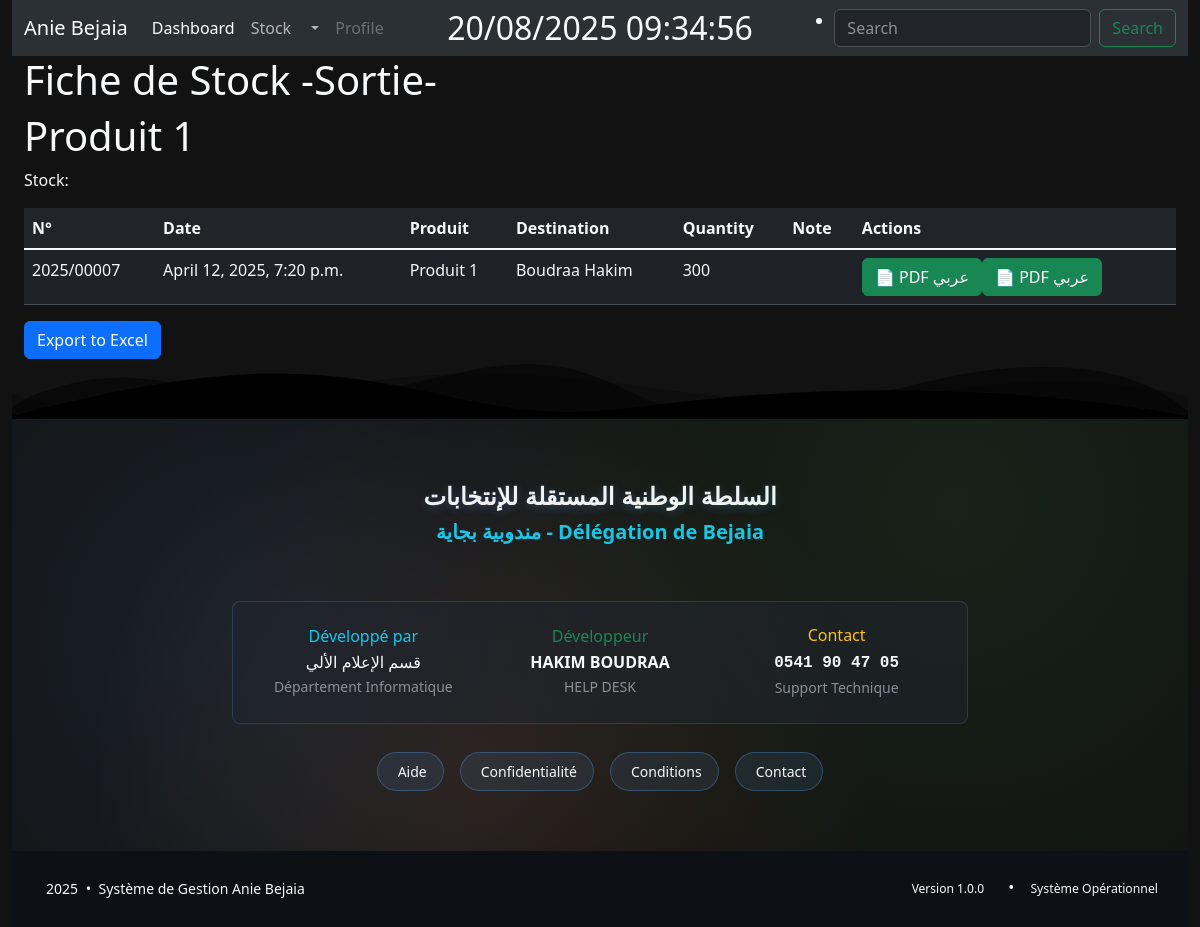
The page /fiche-stock-sort/1 on the database as committed earlier.
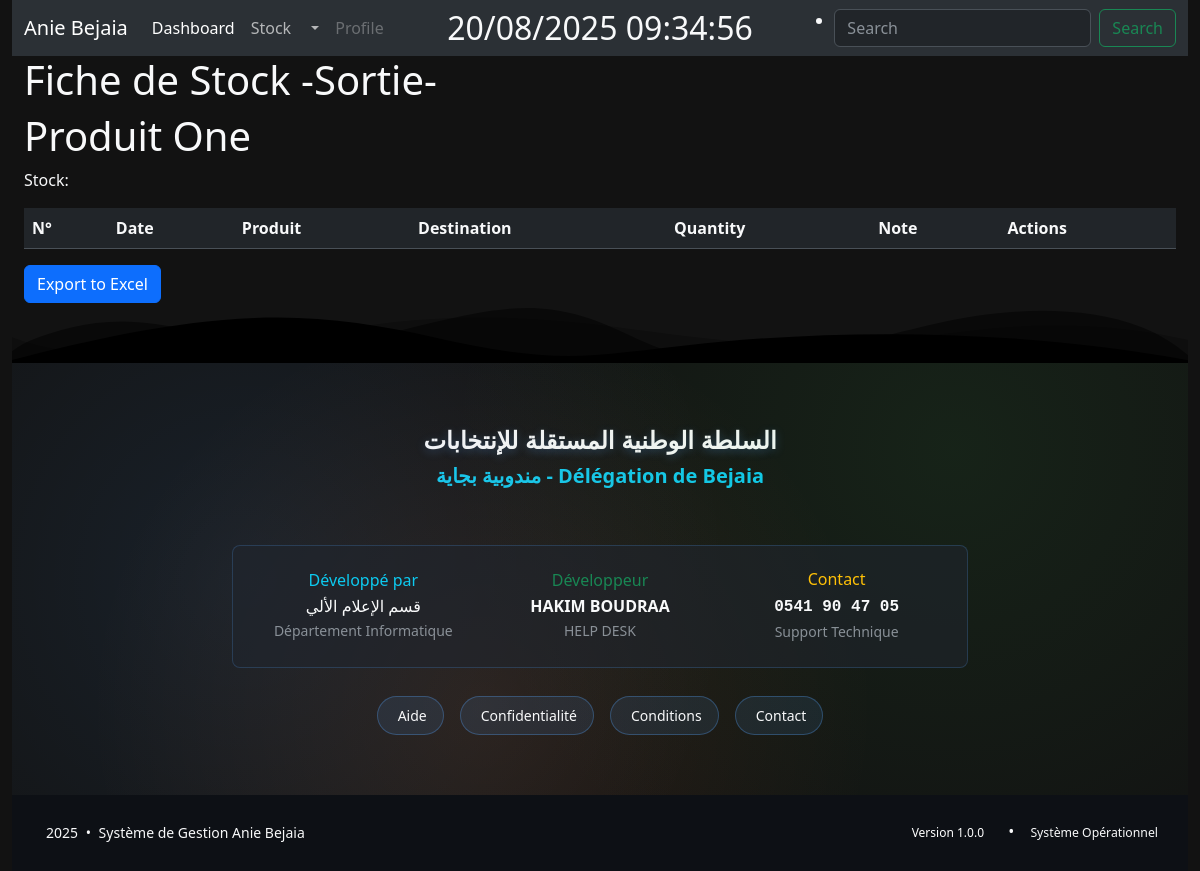
The same page on the database as committed later.
### StockApp/models.py (models this page shows, shortened)
class Product(models.Model):
    user = models.ForeignKey(
        User, related_name="products", on_delete=models.DO_NOTHING
    )
    name = models.CharField(max_length=100)
    description = tinymce_models.HTMLField(blank=True, null=True)
    category = models.ForeignKey("Category", on_delete=models.CASCADE)
    quantity = models.IntegerField(default=1)
    price = models.DecimalField(max_digits=10, decimal_places=2, default=1)
    expiration_date = models.DateField(null=True, blank=True)

class FicheStockSortie(models.Model):
    user = models.ForeignKey(User, on_delete=models.DO_NOTHING, null=True, blank=True)
    name_fiche = models.ForeignKey(Product, on_delete=models.CASCADE)  # 🔹 إضافة علاقة بالمنتج
    date = models.DateTimeField(auto_now_add=True)
    number = models.CharField(max_length=20)
    destination = models.CharField(max_length=30)
    quantity = models.IntegerField(default=1)
    observation = tinymce_models.HTMLField(blank=True, null=True)

### StockApp/views.py (the view)
# urls.py: path('fiche-stock-sort/<int:pk>', views.fiche_stock_sortie, name='fiche_stock_sort'),
def fiche_stock_sortie(request, pk):
    item = get_object_or_404(Product, pk=pk)
    list_fiche = FicheStockSortie.objects.filter(name_fiche=item).order_by('id')  # 🔹 تصفية السجلات للمنتج المحدد
    paginator = Paginator(list_fiche, 10)
    page_number = request.GET.get("page")
    page_obj = paginator.get_page(page_number)
    return render(request, 'ficheStockSort.html', {
        'item': item,
        "page_obj": page_obj
    })

### StockApp/templates/ficheStockSort.html
{% extends 'base.html' %}
{% block content %}
<h1>Fiche de Stock -Sortie-</h1>
<h1>{{ item.name }}</h1>
<p>Stock: {{ item.description | safe }} </p>
<table class="table table-striped text-light">
  <thead>
    <tr>
      <th scope="col">N°</th>
      <th scope="col">Date</th>
      <th scope="col">Produit</th>
      <th scope="col">Destination</th>
      <th scope="col" class="text-danger">Quantity</th>
      <th scope="col">Note</th>
      <th scope="col">Actions</th>
    </tr>
  </thead>
  {% for fiche_sortie in page_obj %}
    {% if fiche_sortie.name_fiche == item %}
        <tbody class="table-group-divider">
          <tr>
              <td>{{ fiche_sortie.number }}</td>
              <td>{{ fiche_sortie.date }}</td>
              <td>{{ fiche_sortie.name_fiche.name | safe }}</td>
              <td>{{ fiche_sortie.destination }}</td>
              <td class="text-light">{{ fiche_sortie.quantity }}</td>
              <td>{{ fiche_sortie.observation | truncatewords:3 | safe }}</td>
              <td><a href="{% url 'product:bon_livraison_arabic' fiche_sortie.id %}" class="btn btn-success">
    📄 PDF عربي</a><a href="{% url 'product:bon_livraison_arabic' fiche_sortie.id %}" class="btn btn-success">
    📄 PDF عربي</a>
              </td>
            </tr>
        </tbody>
    {% endif %}
  {% endfor %}
</table>
<a href="{% url 'product:export_products_to_excel' %}" class="btn btn-primary">Export to Excel</a>
{% endblock %}

Rows that differ between the two databases and show on the page:
removed FicheStockSortie: number "2025/00007", date "April 12, 2025, 7:20 p.m.", name_fiche.name "Produit 1", destination "Boudraa Hakim", quantity "300"
changed Product: name "Produit 1" → "Produit One"
